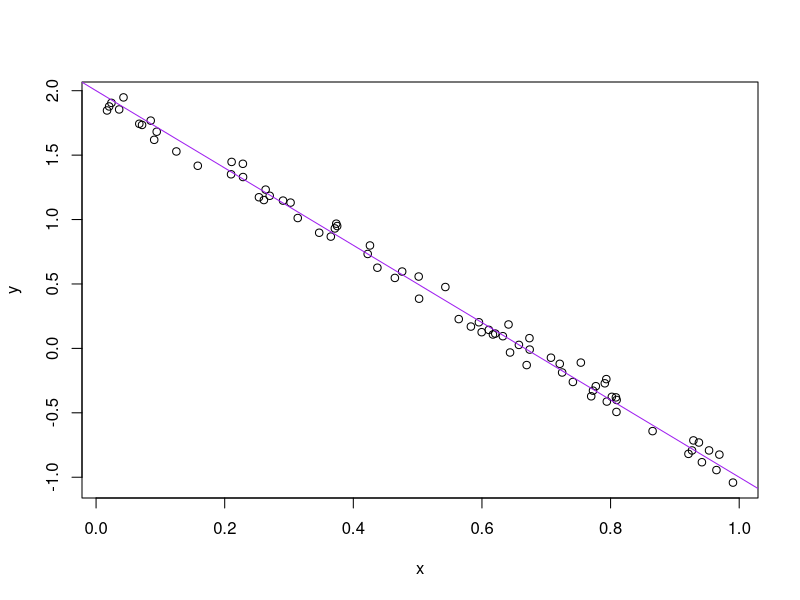

Generate this figure with R:
## ---- chunk 1
knitr::opts_chunk$set(echo = TRUE)
## ---- chunk 2
a <- 2
b <- -3
n <- 75
sig_sq <- 0.005
x <- runif(n)
y <- a + b * x + rnorm(n, sd = sqrt(sig_sq))
(avg_x <- mean(x))
write(avg_x, "avg_x.txt")
plot(x,y)
abline(a,b, col = "purple")

# always save figures to a folder from code, not 
# via mouse

dev.print(pdf, "toy_line_plot.pdf")
